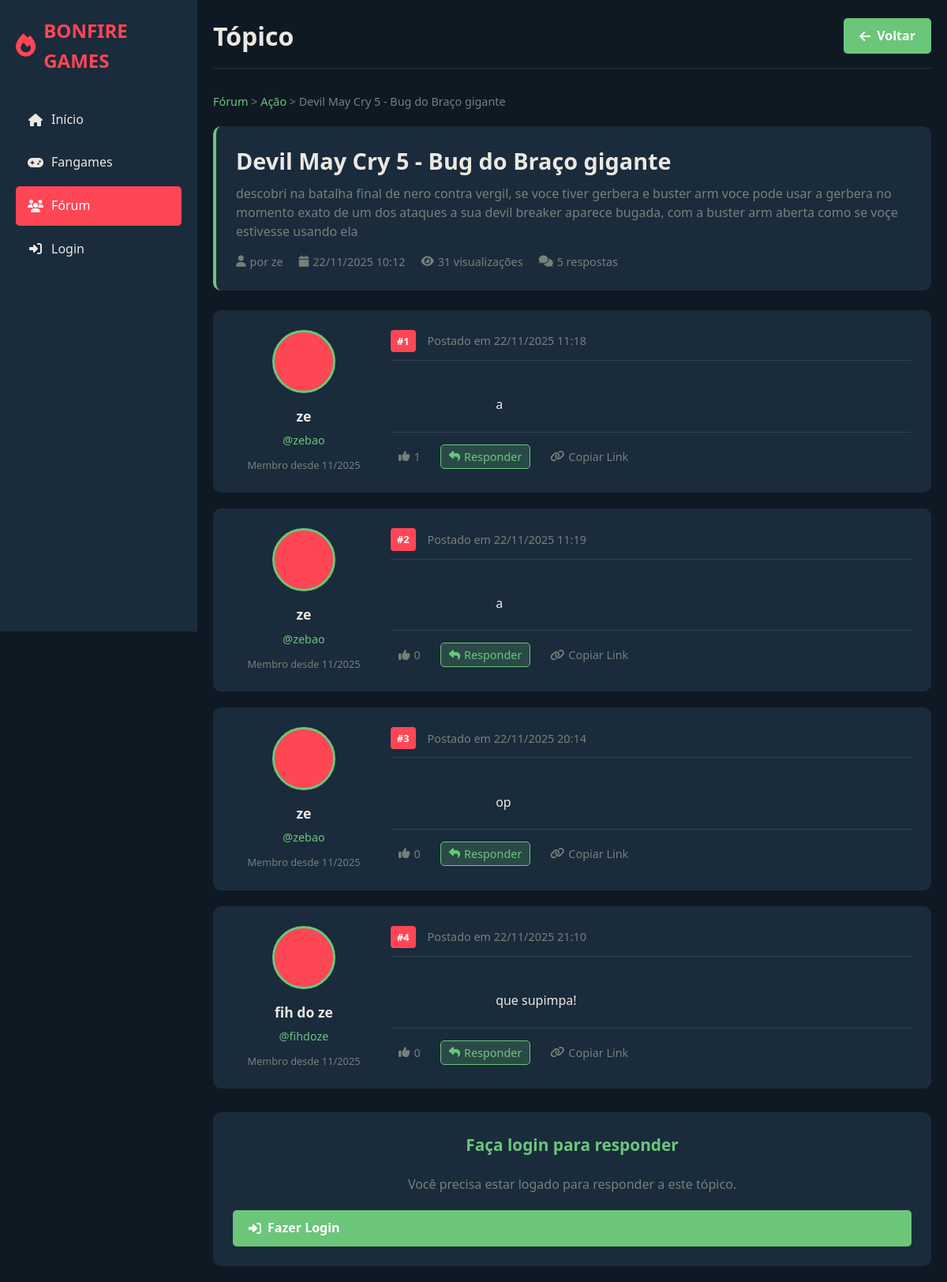
The page /topic.php?id=9 on the database its author committed.
### tables this page shows
CREATE TABLE `forum_topics` (
  `TopicID` int(11) UNSIGNED NOT NULL,
  `CategoryID` int(11) UNSIGNED NOT NULL,
  `TopicTitle` varchar(255) NOT NULL,
  `TopicDescription` text DEFAULT NULL,
  `CustomerID` int(11) UNSIGNED NOT NULL,
  `CreatedAt` datetime DEFAULT current_timestamp(),
  `UpdatedAt` datetime DEFAULT current_timestamp(),
  `IsSticky` tinyint(1) DEFAULT 0,
  `IsLocked` tinyint(1) DEFAULT 0,
  `ViewCount` int(11) DEFAULT 0,
  `ReplyCount` int(11) DEFAULT 0,
  `LastPostBy` int(11) UNSIGNED DEFAULT NULL,
  `LastPostAt` datetime DEFAULT NULL
);

CREATE TABLE `forum_categories` (
  `CategoryID` int(11) UNSIGNED NOT NULL,
  `CategoryName` varchar(255) NOT NULL,
  `CategoryDescription` text DEFAULT NULL,
  `CreatedAt` datetime DEFAULT current_timestamp()
);

CREATE TABLE `usuarios` (
  `CustomerID` int(11) UNSIGNED NOT NULL,
  `CustomerGmail` varchar(255) NOT NULL,
  `CustomerName` varchar(255) NOT NULL,
  `CustomerPassword` varchar(255) NOT NULL,
  `CustomerHandle` varchar(255) DEFAULT NULL,
  `CustomerBio` text DEFAULT NULL,
  `ProfileIcon` varchar(10) DEFAULT '?',
  `ProfilePhoto` text DEFAULT NULL,
  `ProfileBanner` text DEFAULT NULL,
  `CoverPhoto` text DEFAULT NULL,
  `CreatedAt` datetime DEFAULT current_timestamp()
);

CREATE TABLE `forum_posts` (
  `PostID` int(11) UNSIGNED NOT NULL,
  `TopicID` int(11) UNSIGNED NOT NULL,
  `CustomerID` int(11) UNSIGNED NOT NULL,
  `PostContent` text NOT NULL,
  `CreatedAt` datetime DEFAULT current_timestamp(),
  `UpdatedAt` datetime DEFAULT current_timestamp(),
  `IsEdited` tinyint(1) DEFAULT 0,
  `EditedBy` int(11) UNSIGNED DEFAULT NULL,
  `EditedAt` datetime DEFAULT NULL,
  `LikesCount` int(11) DEFAULT 0
);

### config.php (called while the page is built, shortened)
<?php
function isLoggedIn() {
    return isset($_SESSION['customer_id']);
}
function checkForumTables($pdo) {
    try {
        $stmt = $pdo->query("SELECT COUNT(*) FROM forum_categories");
        return true;
    } catch (Exception $e) {
        return false;
    }
}
function getTopicPosts($pdo, $topicId) {
    if (!checkForumTables($pdo)) {
        return [];
    }
    try {
        $stmt = $pdo->prepare("
            SELECT fp.*,
                   u.CustomerName,
                   u.CustomerHandle,
                   u.ProfilePhoto,
                   u.ProfileIcon,
                   u.CreatedAt as JoinDate
            FROM forum_posts fp
            LEFT JOIN usuarios u ON fp.CustomerID = u.CustomerID
            WHERE fp.TopicID = ?
            ORDER BY fp.CreatedAt ASC
        ");
        $stmt->execute([$topicId]);
        return $stmt->fetchAll(PDO::FETCH_ASSOC);
    } catch (Exception $e) {
        return [];
    }
}
function getTopicInfo($pdo, $topicId) {
    if (!checkForumTables($pdo)) {
        return null;
    }
    try {
        $stmt = $pdo->prepare("
            SELECT ft.*,
                   fc.CategoryName,
                   u.CustomerName,
                   u.CustomerHandle,
                   u.ProfilePhoto
            FROM forum_topics ft
            LEFT JOIN forum_categories fc ON ft.CategoryID = fc.CategoryID
            LEFT JOIN usuarios u ON ft.CustomerID = u.CustomerID
            WHERE ft.TopicID = ?
        ");
        $stmt->execute([$topicId]);
        return $stmt->fetch(PDO::FETCH_ASSOC);
    } catch (Exception $e) {
        return null;
    }
}
?>

### topic.php (the view, shortened to what this page needs)
<?php
require_once 'config.php';
$topicId = isset($_GET['id']) ? intval($_GET['id']) : 0;
$topic = getTopicInfo($pdo, $topicId);
$posts = getTopicPosts($pdo, $topicId);
?>
<!DOCTYPE html>
<html lang="pt-BR">
<head>
    <link rel="stylesheet" href="https://cdnjs.cloudflare.com/ajax/libs/font-awesome/6.4.0/css/all.min.css">
</head>
<body>
    <div class="container">
        <div class="sidebar">
            <div class="logo">
                <i class="fas fa-fire"></i>
                <span>BONFIRE GAMES</span>
            </div>
            <div class="nav-links">
                <a href="index.php" class="nav-link">
                    <i class="fas fa-home"></i>
                    <span>Início</span>
                </a>
                <a href="fangames.php" class="nav-link">
                    <i class="fas fa-gamepad"></i>
                    <span>Fangames</span>
                </a>
                <a href="forum.php" class="nav-link active">
                    <i class="fas fa-users"></i>
                    <span>Fórum</span>
                </a>
                <?php if (isLoggedIn()): ?>
                <a href="perfil.php" class="nav-link">
                    <i class="fas fa-user"></i>
                    <span>Perfil</span>
                </a>
                <?php else: ?>
                <a href="login.php" class="nav-link">
                    <i class="fas fa-sign-in-alt"></i>
                    <span>Login</span>
                </a>
                <?php endif; ?>
            </div>
        </div>
        <div class="main-content">
            <div class="header">
                <div class="page-title">Tópico</div>
                <div class="header-actions">
                    <a href="category.php?id=<?= $topic['CategoryID'] ?>" class="new-topic-btn">
                        <i class="fas fa-arrow-left"></i>
                        Voltar
                    </a>
                </div>
            </div>
            <div class="breadcrumb">
                <a href="forum.php">Fórum</a> &gt;
                <a href="category.php?id=<?= $topic['CategoryID'] ?>"><?= htmlspecialchars($topic['CategoryName']) ?></a> &gt;
                <span><?= htmlspecialchars($topic['TopicTitle']) ?></span>
            </div>
            <div class="topic-header">
                <h1 class="topic-title">
                    <?= htmlspecialchars($topic['TopicTitle']) ?>
                </h1>
                <?php if (!empty($topic['TopicDescription'])): ?>
                <p class="topic-description"><?= htmlspecialchars($topic['TopicDescription']) ?></p>
                <?php endif; ?>
                <div class="topic-meta">
                    <div class="topic-meta-item">
                        <i class="fas fa-user"></i>
                        <span>por <?= htmlspecialchars($topic['CustomerName']) ?></span>
                    </div>
                    <div class="topic-meta-item">
                        <i class="fas fa-calendar"></i>
                        <span><?= date('d/m/Y H:i', strtotime($topic['CreatedAt'])) ?></span>
                    </div>
                    <div class="topic-meta-item">
                        <i class="fas fa-eye"></i>
                        <span><?= $topic['ViewCount'] ?> visualizações</span>
                    </div>
                    <div class="topic-meta-item">
                        <i class="fas fa-comments"></i>
                        <span><?= $topic['ReplyCount'] ?> respostas</span>
                    </div>
                </div>
            </div>
            <div class="posts-container">
                <?php if (!empty($posts)): ?>
                    <?php foreach ($posts as $index => $post): ?>
                    <div class="post-card" id="post-<?= $post['PostID'] ?>">
                        <div class="post-author">
                            <div class="author-avatar" style="background-image: url('<?= !empty($post['ProfilePhoto']) ? htmlspecialchars($post['ProfilePhoto']) : '' ?>'); font-size: <?= empty($post['ProfilePhoto']) ? '2rem' : '0' ?>">
                            </div>
                            <div class="author-name"><?= htmlspecialchars($post['CustomerName']) ?></div>
                            <div class="author-handle">@<?= htmlspecialchars($post['CustomerHandle']) ?></div>
                            <div class="author-stats">
                                Membro desde <?= date('m/Y', strtotime($post['JoinDate'])) ?>
                            </div>
                        </div>
                        <div class="post-content">
                            <div class="post-header">
                                <div class="post-meta">
                                    <span class="post-number">#<?= $index + 1 ?></span>
                                    <span>Postado em <?= date('d/m/Y H:i', strtotime($post['CreatedAt'])) ?></span>
                                </div>
                            </div>
                            <div class="post-text" id="post-text-<?= $post['PostID'] ?>">
                                <?= nl2br(htmlspecialchars($post['PostContent'])) ?>
                            </div>
                            <div class="post-actions">
                                <button class="post-action like-action <?= $post['HasLiked'] ? 'liked' : '' ?>"
                                        data-post-id="<?= (int)$post['PostID'] ?>">
                                    <i class="fas fa-thumbs-up"></i>
                                    <span class="like-count"><?= $post['LikesCount'] ?? 0 ?></span>
                                </button>
                                <button class="post-action reply-action" onclick="replyToComment(<?= $post['PostID'] ?>, '<?= htmlspecialchars($post['CustomerName']) ?>')">
                                    <i class="fas fa-reply"></i>
                                    <span>Responder</span>
                                </button>
                                <button class="post-action" onclick="copyLink('post-<?= $post['PostID'] ?>', this)">
                                    <i class="fas fa-link"></i>
                                    <span>Copiar Link</span>
                                </button>
                            </div>
                        </div>
                    </div>
                    <?php endforeach; ?>
                <?php endif; ?>
            </div>
            <?php if (isLoggedIn() && !$topic['IsLocked']): ?>
            <div class="reply-section">
                <h3><i class="fas fa-reply"></i> Responder ao Tópico</h3>
                <form method="POST" class="reply-form">
                    <input type="hidden" name="create_reply" value="1">
                    <textarea name="post_content" placeholder="Digite sua resposta aqui... Você pode mencionar outros usuários usando @nome." required></textarea>
                    <div class="reply-actions">
                        <button type="submit" class="reply-btn">
                            <i class="fas fa-paper-plane"></i>
                            Enviar Resposta
                        </button>
                    </div>
                </form>
            </div>
            <?php else: ?>
            <div class="reply-section" style="text-align: center;">
                <h3>Faça login para responder</h3>
                <p style="color: var(--gray); margin-bottom: 20px;">Você precisa estar logado para responder a este tópico.</p>
                <a href="login.php" class="new-topic-btn">
                    <i class="fas fa-sign-in-alt"></i>
                    Fazer Login
                </a>
            </div>
            <?php endif; ?>
        </div>
    </div>
</body>
</html>

### rows shown on the page
forum_topics: CategoryID.CategoryName "Ação", TopicTitle "Devil May Cry 5 - Bug do Braço gigante", TopicDescription "descobri na batalha final de nero contra vergil, se voce tiver gerbera e buster arm voce pode usar a gerbera no momento exato de um dos ataques a sua devil breaker aparece bugada, com a buster arm aberta como se voçe estivesse usando ela", CustomerID.CustomerName "ze", CreatedAt "22/11/2025 10:12", ViewCount "31", ReplyCount "5"
forum_posts: CustomerID.CustomerName "ze", CustomerID.CustomerHandle "zebao", CustomerID.CreatedAt "11/2025", CreatedAt "22/11/2025 11:18", PostContent "a", LikesCount "1"
forum_posts: CustomerID.CustomerName "ze", CustomerID.CustomerHandle "zebao", CustomerID.CreatedAt "11/2025", CreatedAt "22/11/2025 11:19", PostContent "a", LikesCount "0"
forum_posts: CustomerID.CustomerName "ze", CustomerID.CustomerHandle "zebao", CustomerID.CreatedAt "11/2025", CreatedAt "22/11/2025 20:14", PostContent "op", LikesCount "0"
forum_posts: CustomerID.CustomerName "fih do ze", CustomerID.CustomerHandle "fihdoze", CustomerID.CreatedAt "11/2025", CreatedAt "22/11/2025 21:10", PostContent "que supimpa!", LikesCount "0"
